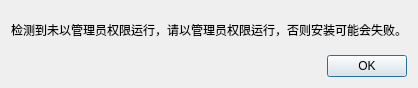
<?xml version="1.0" encoding="UTF-8"?>
<ui version="4.0">
 <class>Detecion</class>
 <widget class="QDialog" name="Detecion">
  <property name="geometry">
   <rect>
    <x>0</x>
    <y>0</y>
    <width>333</width>
    <height>88</height>
   </rect>
  </property>
  <property name="windowTitle">
   <string>提示</string>
  </property>
  <property name="windowIcon">
   <iconset resource="resources.qrc">
    <normaloff>:/icons/提示.png</normaloff>:/icons/提示.png</iconset>
  </property>
  <layout class="QVBoxLayout" name="verticalLayout">
   <item>
    <widget class="QLabel" name="label">
     <property name="text">
      <string>检测到未以管理员权限运行，请以管理员权限运行，否则安装可能会失败。</string>
     </property>
    </widget>
   </item>
   <item>
    <widget class="QDialogButtonBox" name="buttonBox">
     <property name="orientation">
      <enum>Qt::Orientation::Horizontal</enum>
     </property>
     <property name="standardButtons">
      <set>QDialogButtonBox::StandardButton::Ok</set>
     </property>
    </widget>
   </item>
  </layout>
 </widget>
 <resources>
  <include location="resources.qrc"/>
 </resources>
 <connections>
  <connection>
   <sender>buttonBox</sender>
   <signal>accepted()</signal>
   <receiver>Detecion</receiver>
   <slot>accept()</slot>
   <hints>
    <hint type="sourcelabel">
     <x>248</x>
     <y>254</y>
    </hint>
    <hint type="destinationlabel">
     <x>157</x>
     <y>274</y>
    </hint>
   </hints>
  </connection>
  <connection>
   <sender>buttonBox</sender>
   <signal>rejected()</signal>
   <receiver>Detecion</receiver>
   <slot>reject()</slot>
   <hints>
    <hint type="sourcelabel">
     <x>316</x>
     <y>260</y>
    </hint>
    <hint type="destinationlabel">
     <x>286</x>
     <y>274</y>
    </hint>
   </hints>
  </connection>
 </connections>
</ui>
